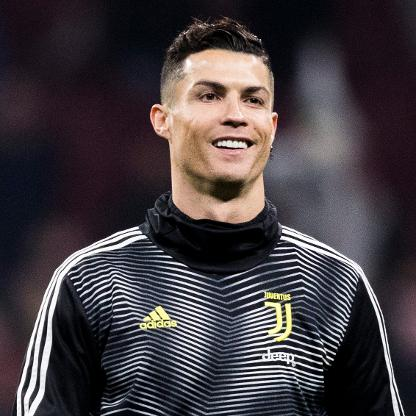
#> input picture Task1.6/ronaldo.jpg, 416 x 416 px
$ jupyter execute Face_Detect.ipynb
#> lines starting #> are read from the running program, lines starting #| are printed output that depends on the picture; after the words box and inside, x2 and y2 are one past the last pixel; in counts of white or black regions, pixels touching at a corner belong together
[cell 1]
import cv2

[cell 2]
#Defining Classifier
face = cv2.CascadeClassifier('haarcascade_frontalface_default.xml')

#Defining Image
im = cv2.imread('ronaldo.jpg',cv2.IMREAD_COLOR)
#> im is the input picture: shape (416, 416, 3); mean B, G, R 65.1, 60.6, 67.3

#Converting color image to gray
gray = cv2.cvtColor(im,cv2.COLOR_BGR2GRAY)
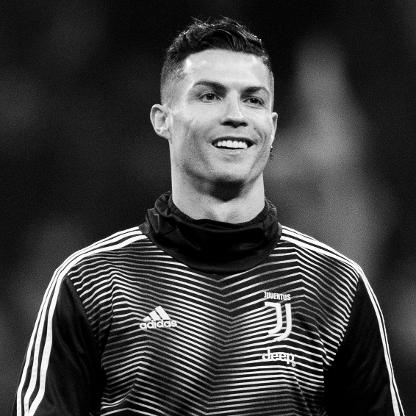
#> gray: shape (416, 416); min 0, max 255, mean 63.1

[cell 3]
det = face.detectMultiScale(gray,1.3,5)
#> det = [[166, 45, 129, 129]]

for (x,y,w,h) in det:
    cv2.rectangle(im,(x,y),(x+w,y+h),(255,0,0),2)
#> this loop made 1 pass
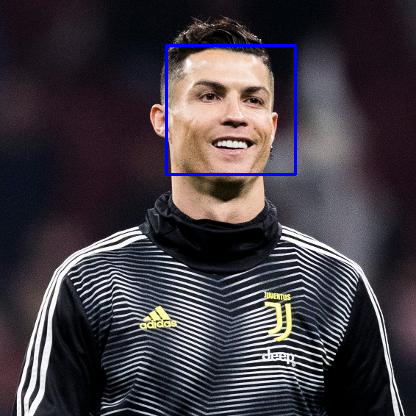
#> im: shape (416, 416, 3); 0.89% of pixels changed, all inside (x1, y1, x2, y2) = (165, 44, 297, 176)
